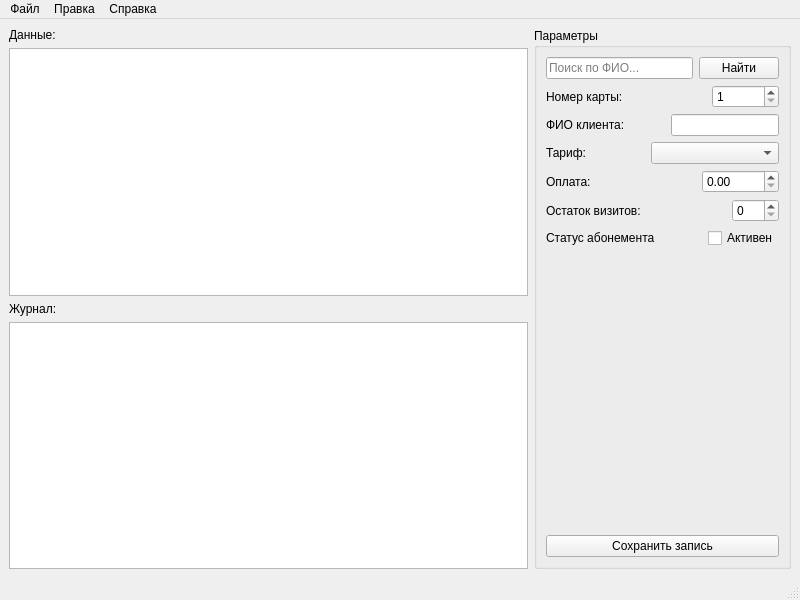
<?xml version="1.0" encoding="UTF-8"?>
<ui version="4.0">
 <class>MainWindow</class>
 <widget class="QMainWindow" name="MainWindow">
  <property name="geometry">
   <rect>
    <x>0</x>
    <y>0</y>
    <width>800</width>
    <height>600</height>
   </rect>
  </property>
  <property name="windowTitle">
   <string>Task 3</string>
  </property>
  <widget class="QWidget" name="centralwidget">
   <layout class="QHBoxLayout" name="horizontalLayout_9" stretch="0">
    <item>
     <layout class="QHBoxLayout" name="horizontalLayout_8" stretch="3,0">
      <item>
       <layout class="QVBoxLayout" name="verticalLayout_4">
        <item>
         <layout class="QVBoxLayout" name="verticalLayout_3">
          <item>
           <widget class="QLabel" name="label_7">
            <property name="text">
             <string>Данные:</string>
            </property>
           </widget>
          </item>
          <item>
           <widget class="QTableWidget" name="tableWidget"/>
          </item>
         </layout>
        </item>
        <item>
         <layout class="QVBoxLayout" name="verticalLayout_2">
          <item>
           <widget class="QLabel" name="label_8">
            <property name="text">
             <string>Журнал:</string>
            </property>
           </widget>
          </item>
          <item>
           <widget class="QTextEdit" name="logEdit">
            <property name="readOnly">
             <bool>true</bool>
            </property>
           </widget>
          </item>
         </layout>
        </item>
       </layout>
      </item>
      <item>
       <widget class="QGroupBox" name="groupBox">
        <property name="title">
         <string>Параметры</string>
        </property>
        <layout class="QVBoxLayout" name="verticalLayout_5">
         <item>
          <layout class="QHBoxLayout" name="horizontalLayout_7">
           <item>
            <widget class="QLineEdit" name="editSearch">
             <property name="placeholderText">
              <string>Поиск по ФИО...</string>
             </property>
            </widget>
           </item>
           <item>
            <widget class="QPushButton" name="btnSearch">
             <property name="text">
              <string>Найти</string>
             </property>
            </widget>
           </item>
          </layout>
         </item>
         <item>
          <layout class="QHBoxLayout" name="horizontalLayout">
           <item>
            <widget class="QLabel" name="label_2">
             <property name="text">
              <string>Номер карты:</string>
             </property>
            </widget>
           </item>
           <item>
            <spacer name="horizontalSpacer_2">
             <property name="orientation">
              <enum>Qt::Orientation::Horizontal</enum>
             </property>
             <property name="sizeHint" stdset="0">
              <size>
               <width>40</width>
               <height>20</height>
              </size>
             </property>
            </spacer>
           </item>
           <item>
            <widget class="QSpinBox" name="spinCard">
             <property name="minimum">
              <number>1</number>
             </property>
             <property name="maximum">
              <number>999999999</number>
             </property>
            </widget>
           </item>
          </layout>
         </item>
         <item>
          <layout class="QHBoxLayout" name="horizontalLayout_2">
           <item>
            <widget class="QLabel" name="label">
             <property name="text">
              <string>ФИО клиента:</string>
             </property>
            </widget>
           </item>
           <item>
            <spacer name="horizontalSpacer_3">
             <property name="orientation">
              <enum>Qt::Orientation::Horizontal</enum>
             </property>
             <property name="sizeHint" stdset="0">
              <size>
               <width>40</width>
               <height>20</height>
              </size>
             </property>
            </spacer>
           </item>
           <item>
            <widget class="QLineEdit" name="editName"/>
           </item>
          </layout>
         </item>
         <item>
          <layout class="QHBoxLayout" name="horizontalLayout_3">
           <item>
            <widget class="QLabel" name="label_3">
             <property name="text">
              <string>Тариф:</string>
             </property>
            </widget>
           </item>
           <item>
            <spacer name="horizontalSpacer_4">
             <property name="orientation">
              <enum>Qt::Orientation::Horizontal</enum>
             </property>
             <property name="sizeHint" stdset="0">
              <size>
               <width>40</width>
               <height>20</height>
              </size>
             </property>
            </spacer>
           </item>
           <item>
            <widget class="QComboBox" name="comboSub">
             <item>
              <property name="text">
               <string/>
              </property>
             </item>
             <item>
              <property name="text">
               <string>Безлимитный</string>
              </property>
             </item>
             <item>
              <property name="text">
               <string>Выходного дня</string>
              </property>
             </item>
             <item>
              <property name="text">
               <string>Дневной</string>
              </property>
             </item>
             <item>
              <property name="text">
               <string>Индивидуальный</string>
              </property>
             </item>
            </widget>
           </item>
          </layout>
         </item>
         <item>
          <layout class="QHBoxLayout" name="horizontalLayout_4">
           <item>
            <widget class="QLabel" name="label_4">
             <property name="text">
              <string>Оплата:</string>
             </property>
            </widget>
           </item>
           <item>
            <spacer name="horizontalSpacer_5">
             <property name="orientation">
              <enum>Qt::Orientation::Horizontal</enum>
             </property>
             <property name="sizeHint" stdset="0">
              <size>
               <width>40</width>
               <height>20</height>
              </size>
             </property>
            </spacer>
           </item>
           <item>
            <widget class="QDoubleSpinBox" name="spinPrice">
             <property name="maximum">
              <double>99999.990000000005239</double>
             </property>
            </widget>
           </item>
          </layout>
         </item>
         <item>
          <layout class="QHBoxLayout" name="horizontalLayout_5">
           <item>
            <widget class="QLabel" name="label_5">
             <property name="text">
              <string>Остаток визитов:</string>
             </property>
            </widget>
           </item>
           <item>
            <spacer name="horizontalSpacer_6">
             <property name="orientation">
              <enum>Qt::Orientation::Horizontal</enum>
             </property>
             <property name="sizeHint" stdset="0">
              <size>
               <width>40</width>
               <height>20</height>
              </size>
             </property>
            </spacer>
           </item>
           <item>
            <widget class="QSpinBox" name="spinVisits">
             <property name="maximum">
              <number>366</number>
             </property>
            </widget>
           </item>
          </layout>
         </item>
         <item>
          <layout class="QHBoxLayout" name="horizontalLayout_6">
           <item>
            <widget class="QLabel" name="label_6">
             <property name="text">
              <string>Статус абонемента</string>
             </property>
            </widget>
           </item>
           <item>
            <spacer name="horizontalSpacer_7">
             <property name="orientation">
              <enum>Qt::Orientation::Horizontal</enum>
             </property>
             <property name="sizeHint" stdset="0">
              <size>
               <width>40</width>
               <height>20</height>
              </size>
             </property>
            </spacer>
           </item>
           <item>
            <widget class="QCheckBox" name="checkActive">
             <property name="text">
              <string>Активен</string>
             </property>
            </widget>
           </item>
          </layout>
         </item>
         <item>
          <spacer name="verticalSpacer">
           <property name="orientation">
            <enum>Qt::Orientation::Vertical</enum>
           </property>
           <property name="sizeHint" stdset="0">
            <size>
             <width>20</width>
             <height>40</height>
            </size>
           </property>
          </spacer>
         </item>
         <item>
          <layout class="QVBoxLayout" name="verticalLayout">
           <item>
            <widget class="QPushButton" name="btnSaveRecord">
             <property name="text">
              <string>Сохранить запись</string>
             </property>
            </widget>
           </item>
          </layout>
         </item>
        </layout>
       </widget>
      </item>
     </layout>
    </item>
   </layout>
  </widget>
  <widget class="QStatusBar" name="statusbar"/>
  <widget class="QMenuBar" name="menubar">
   <property name="geometry">
    <rect>
     <x>0</x>
     <y>0</y>
     <width>800</width>
     <height>37</height>
    </rect>
   </property>
   <widget class="QMenu" name="menu">
    <property name="title">
     <string>Файл</string>
    </property>
    <addaction name="actionOpen"/>
    <addaction name="actionSave"/>
   </widget>
   <widget class="QMenu" name="menu_2">
    <property name="title">
     <string>Правка</string>
    </property>
    <addaction name="actionAdd"/>
    <addaction name="actionDelete"/>
   </widget>
   <widget class="QMenu" name="menu_3">
    <property name="title">
     <string>Справка</string>
    </property>
    <addaction name="actionAbout_2"/>
   </widget>
   <addaction name="menu"/>
   <addaction name="menu_2"/>
   <addaction name="menu_3"/>
  </widget>
  <action name="actionOpen">
   <property name="text">
    <string>Открыть...</string>
   </property>
  </action>
  <action name="actionSave">
   <property name="text">
    <string>Сохранить как...</string>
   </property>
  </action>
  <action name="actionExit">
   <property name="text">
    <string>Выход</string>
   </property>
  </action>
  <action name="actionAdd">
   <property name="text">
    <string>Добавить</string>
   </property>
  </action>
  <action name="actionDelete">
   <property name="text">
    <string>Удалить</string>
   </property>
  </action>
  <action name="actionAbout">
   <property name="text">
    <string>О программе</string>
   </property>
  </action>
  <action name="actionAbout_2">
   <property name="text">
    <string>О программе</string>
   </property>
  </action>
 </widget>
 <resources/>
 <connections/>
</ui>
